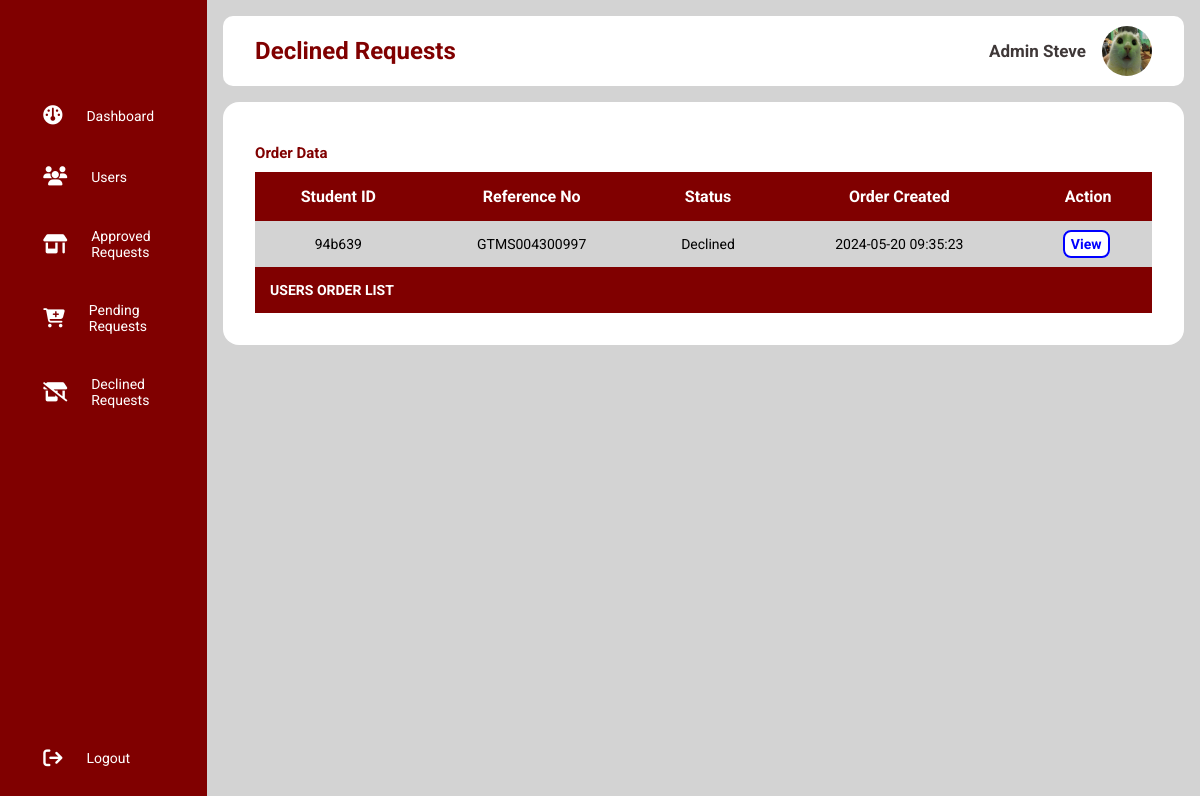
Screenshot of /admin/declined_order.php (signed in) with the database file from the repository.
### tables this page shows
CREATE TABLE `orders` (
  `id` int(11) NOT NULL,
  `reference_no` varchar(15) NOT NULL,
  `student_id` varchar(20) NOT NULL,
  `amount` varchar(50) NOT NULL,
  `garment_type` varchar(50) NOT NULL,
  `garment_id` varchar(25) NOT NULL,
  `gender` varchar(10) NOT NULL,
  `notes` varchar(555) NOT NULL,
  `status` varchar(20) NOT NULL,
  `created` datetime NOT NULL DEFAULT current_timestamp(),
  `modified` timestamp NOT NULL DEFAULT current_timestamp()
);

### object/order.php (called while the page is built, shortened)
<?php
class Order {
    private $conn;
    public function __construct($db) {
        $this->conn = $db;
    }
    public function readDeclinedRequests() {
        $query = "SELECT * FROM orders WHERE status = 'declined'";
        $stmt = $this->conn->prepare($query);
        $stmt->execute();
        return $stmt;
    }
}
?>

### object/user.php (called while the page is built, shortened)
<?php
class User {
	private $conn;
	private $table_name = "users";
	public function __construct($db) {
		$this->conn = $db;
	}
	function countUser(){
		$query = "SELECT COUNT(*) as user_count
					FROM
					" . $this->table_name . "
					WHERE
					access_level = 'student'";
		$stmt = $this->conn->prepare($query);
		$stmt->execute();
		$row = $stmt->fetch(PDO::FETCH_ASSOC);
		$user_count = $row['user_count'];
		return $user_count;
	}
}
?>

### admin/declined_order.php (the view, shortened to what this page needs)
<?php
include_once '../object/order.php';
include_once '../object/user.php';
$database = new Database();
$db = $database->getConnection();
$order = new Order($db);
include_once 'sidebar.php';
include_once 'layout_head.php';
$stmt = $order->readDeclinedRequests();
$num = $stmt->rowCount();
?>
<div class="table_wrapper">
    <h3 class="main_title">Order Data</h3>
    <?php
        if ($num>0) {
            echo "<div class='table_container'>";
            echo "<table>";
                echo "<thead>";
                    echo "<tr>";
                        echo "<th>Student ID</th>";
                        echo "<th>Reference No</th>";
                        echo "<th>Status</th>";
                        echo "<th>Order Created</th>";
                        echo "<th>Action</th>";
                    echo "</tr>";
                echo "</thead>";
                echo "<tbody>";
                    while ($row = $stmt->fetch(PDO::FETCH_ASSOC)) {
                        extract($row);
                        echo "<tr>";
                            echo "<td>{$student_id}</td>";
                            echo "<td>{$reference_no}</td>";
                            echo "<td>{$status}</td>";
                            echo "<td>{$created}</td>";
                            echo "<td>";
                                if ($status == "Declined") {
                                    echo "<a href='../admin/view_request.php?oid={$id}' class='action_btn1'>View</a>";
                                } else {
                                    echo "<a href='../admin/view_request.php?oid={$id}' class='action_btn1'>View</a>";
                                    echo "<a update-id='{$id}' class='action_btn2 update-object'>Approved</a>";
                                    echo "<a href='#' class='action_btn3' onclick='deleteOrder({$id})'>Declined</a>";
                                }
                        echo "</tr>";
                    }
                echo "</tbody>";
                echo "<tfoot>";
                    echo "<tr>";
                        echo "<td colspan='8' class='table_foot'>USERS ORDER LIST</td>";
                    echo "</tr>";
                echo "</tfoot>";
            echo "</table>";
        }else{
            echo "<div class='message-box-failed'>";
                echo "No uniform request.";
            echo "</div>";
        }
    ?>
    </div>
<?php include_once 'layout_foot.php'; ?>

### libs/css/admin-style.css (style rules this page uses)
* { margin: 0; padding: 0; border: none; outline: none; box-sizing: border-box; font-family: Roboto; }
body { display: flex; }
.main_title { color: maroon; padding-top: 10px; padding-bottom: 10px; font-size: 15px; width: 100%; text-align: left; }
.table_wrapper { background: white; margin-top: 1rem; border-radius: 1rem; padding: 2rem 2rem; overflow-x: auto; }
.table_container { width: 100%; margin: 0 auto; }
table { width: 100%; border-collapse: collapse; }
thead { background: maroon; color: white; }
th { padding: 15px; text-align: center; }
tbody { background: lightgray; }
td { text-align: center; padding: 15px; font-size: 14px; color: black; }
tfoot .table_foot { background: maroon; font-weight: bold; color: white; text-align: left; }
tfoot td { padding: 15px; color: white; }
.action_btn1, .action_btn2, .action_btn3 { text-decoration: none; border-radius: 8px; font-weight: bold; background-color: white; transition-duration: 0.3s; margin-right: 4px; padding: 4px 6px; }
.action_btn1 { border: 2px solid blue; color: blue; }

### rows the page displays
orders: student "94b639", reference_no "GTMS004300997", status "Declined", created "2024-05-20 09:35:23"

### other values shown
$page_title "Declined Requests"
$_SESSION['firstname'] "Admin"
$_SESSION['lastname'] "Steve"
